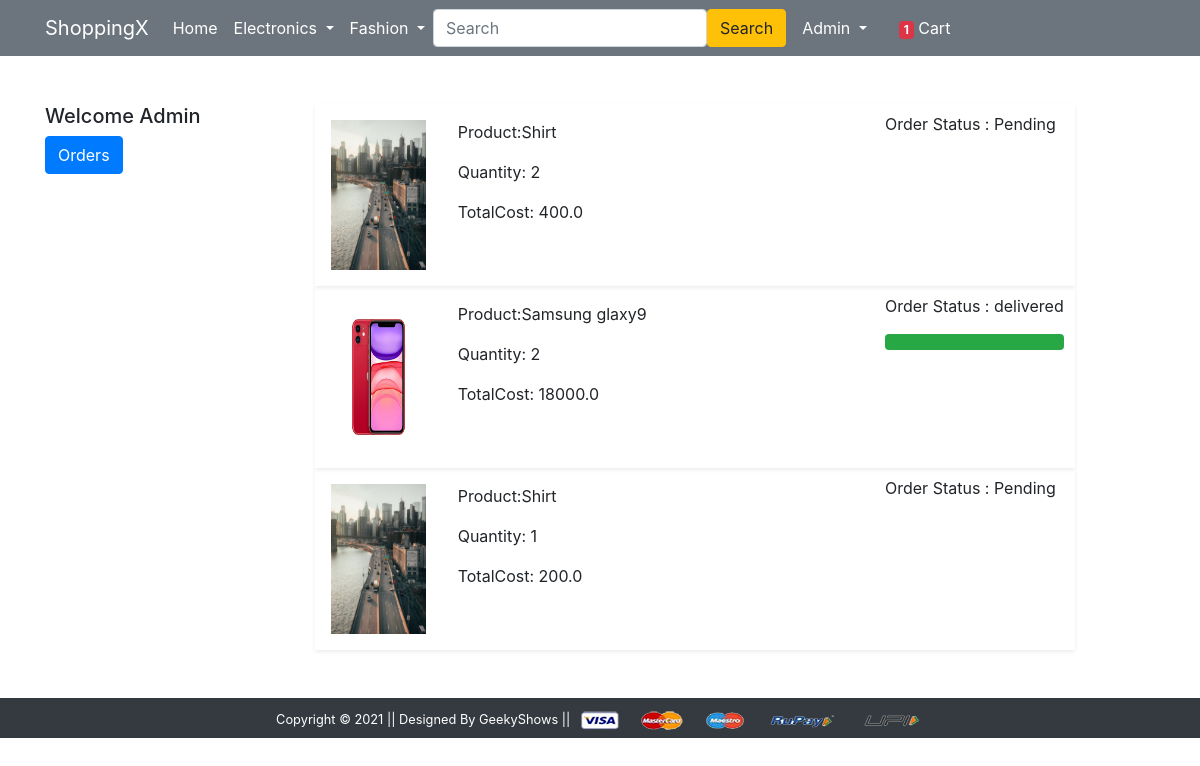
The app's page /orders/ (signed in), older data.
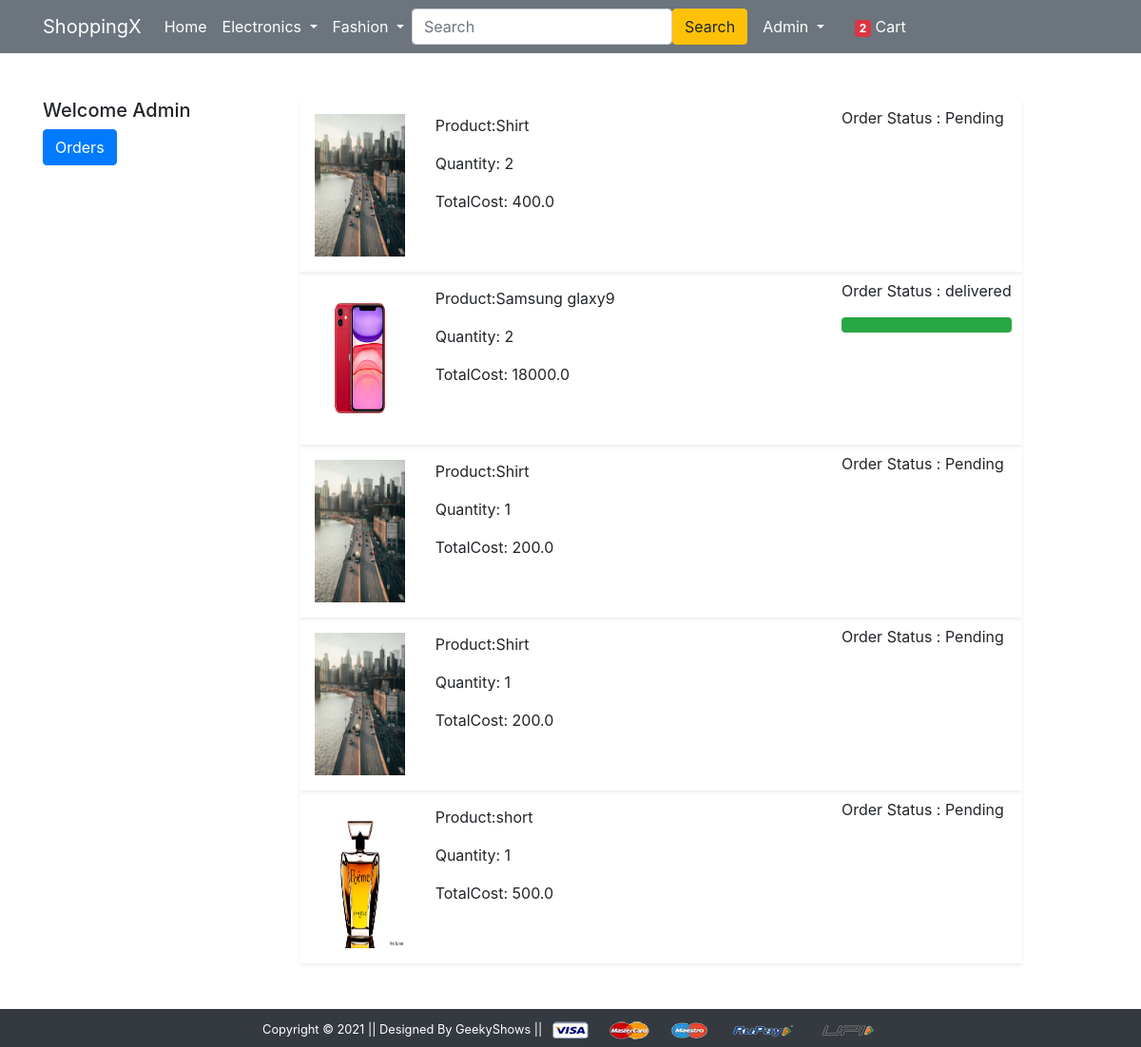
The same page, newer data.
### app/models.py (models this page shows, shortened)
class OrderPlaced(models.Model):
    user = models.ForeignKey(User,on_delete=models.CASCADE)
    customer = models.ForeignKey(Customer,on_delete=models.CASCADE)
    product = models.ForeignKey(Product,on_delete=models.CASCADE)
    quantity = models.PositiveIntegerField(default=1)
    ordered_date = models.DateTimeField(auto_now_add=True)
    status = models.CharField(max_length=50,choices=STATUS_CHOICE,default='Pending')
    @property
    def total_costing(self):
        return self.quantity*self.product.discounted_price

class Product(models.Model):
    title = models.CharField(max_length=100)
    selling_price = models.FloatField()
    discounted_price = models.FloatField()
    description = models.TextField()
    brand = models.CharField(max_length=100)
    category = models.CharField(choices=CATEGORY_CHOICES,max_length=2)
    product_image = models.ImageField(upload_to='productImage')

### app/views.py (the view)
# urls.py: path('orders/', views.orders, name='orders'),
def orders(request):
    orders = OrderPlaced.objects.filter(user=request.user)
    total_product = Cart.objects.filter(user=request.user).count()
    return render(request, 'app/orders.html',{'orders':orders,'total_product':total_product})

### app/templates/app/orders.html (shortened to what this page needs)
 {% extends 'app/base.html' %} {% load static %} {% block title %}Profile{% endblock title %} {% block main-content %}
<div class="container my-5">
    <div class="row">
        <div class="col-sm-2 border-end">
            <h5 class="text-capitalize">Welcome {{user.username}}</h5>
            <ul class="list-unstyled">
                <li class="d-grid"><a href="" class="btn btn-primary">Orders</a></li>
            </ul>
        </div>
        <div class="col-sm-8 offset-sm-1">
            {% for i in orders %}
            <div class="row shadow-sm">
                <div class="col-sm-2 p-3"><img src="{{i.product.product_image.url}}" alt="" style="height: 150px; width:150px;" class="img-fluid"></div>
                <div class="col-sm-7 p-3">
                    <p>Product:{{i.product.title}}</p>
                    <p>Quantity: {{i.quantity}}</p>
                    <p>TotalCost: {{i.total_costing}}</p>
                </div>
                <div class="col-sm=3 mt-2 mr-2">
                    <p>Order Status : {{i.status}}</p>
                     {% if i.status == 'delivered' %}
                    <div class="progress">
                        <div class="progress-bar bg-success" style="width: 100%;" role="progressbar" aria-valuenow="20" aria-valuemin="0" aria-valuemax="100"></div>
                    </div> {% endif %}
                </div>
            </div> {% endfor %}
        </div>
    </div>
</div>
{% endblock main-content %}

### app/templates/app/base.html (shortened to what this page needs)
<!doctype html> {% load static %}
<html lang="en">
<head>
    <link href="{% static 'app/css/bootstrap.min.css' %}" rel="stylesheet">
    <link rel="stylesheet" href="{% static 'app/css/owl.carousel.min.css' %}">
    <link rel="stylesheet" href="{% static 'app/css/all.min.css' %}">
    <link rel="stylesheet" href="{% static 'app/css/style.css' %}">
</head>
<body>
    <nav class="navbar navbar-expand-lg  navbar-dark bg-secondary">
        <div class="container">
            <a class="navbar-brand" href="/">ShoppingX</a>
            <div class="collapse navbar-collapse" id="navbarSupportedContent">
                <ul class="navbar-nav me-auto mb-2 mb-lg-0">
                    <li class="nav-item">
                        <a class="nav-link active" aria-current="page" href="/">Home</a>
                    </li>
                    <li class="nav-item dropdown">
                        <a class="nav-link dropdown-toggle text-white" href="#" id="electronicsDropdown" role="button" data-bs-toggle="dropdown" aria-expanded="false">
               Electronics
             </a>
                    </li>
                    <li class="nav-item dropdown">
                        <a class="nav-link dropdown-toggle text-white" href="#" id="fashionDropdown" role="button" data-bs-toggle="dropdown" aria-expanded="false">
               Fashion
             </a>
                    </li>
                </ul>
                <form class="d-flex">
                    <input class="form-control me-2" type="search" placeholder="Search" aria-label="Search">
                    <button class="btn btn-warning" type="submit">Search</button>
                </form>
                <div>
                    <ul class="navbar-nav me-auto mb-2 mb-lg-0">
                        {% if request.user.is_authenticated %}
                        <li class="nav-item dropdown mx-2">
                            <a class="nav-link dropdown-toggle text-white" href="#" id="profileDropdown" role="button" data-bs-toggle="dropdown" aria-expanded="false">
                                <span class="text-capitalize">{{user.username}}</span>
                            </a>
                        </li>
                        <li class="nav-item mx-2">
                            <a href="{% url 'showCart' %}" class="nav-link text-white"><span class="badge bg-danger total_product">{{total_product}}</span> Cart </a>
                        </li>
                        {% endif %}
                    </ul>
                </div>
            </div>
        </div>
    </nav>
    {% block banner_slider %} {% endblock banner_slider %} {% block livesale %} {% endblock livesale %} {% block main-content %} {% endblock main-content %}
    <footer class="container-fluid bg-dark text-center p-2 mt-5">
        <small class="text-white">Copyright &copy; 2021 || Designed By GeekyShows || </small>
        <img src="{% static 'app/images/payment.png' %}" alt="" srcset="" class="img-fluid" height="2px">
    </footer>
</body>
</html>
</html>

Row changes from the older to the newer data that the page shows:
added OrderPlaced: product.product_image (picture), product "Shirt", quantity "1", total_costing "200.0", status "Pending"
added OrderPlaced: product.product_image (picture), product "short", quantity "1", total_costing "500.0", status "Pending"
Text that changed along with them:
{{ total_product }}: "1" → "2"
